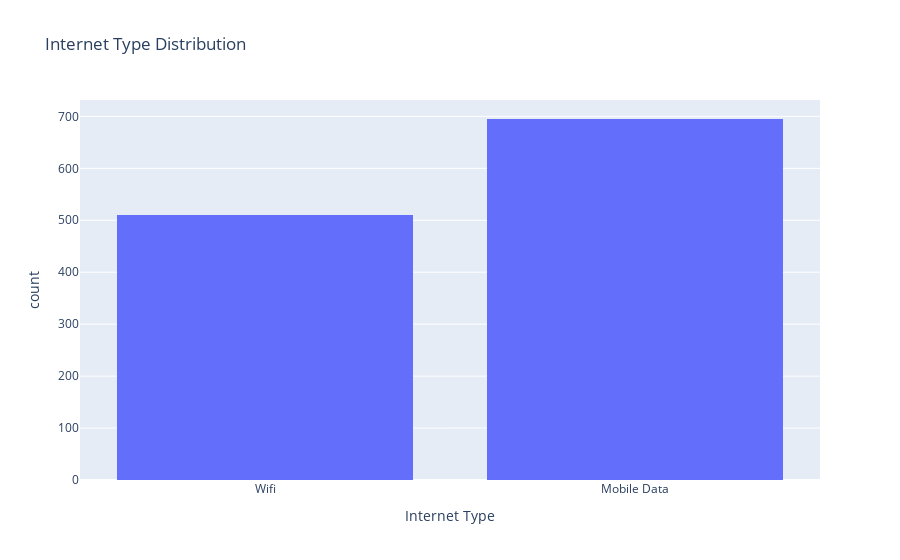

Notebook cell for this chart:
### Code cell
# Visualize the type of connection the students have access to 
fig = px.histogram(df, x='Internet Type', title="Internet Type Distribution")
fig.show()

### Figure 1 — Plotly figure (JSON) as saved in the notebook; plotly's stock layout.template omitted (floating-point values rounded to 4 significant figures; data arrays with more than 128 entries replaced by an {"elided": "..."} marker saying what was removed)
{"data": [{"alignmentgroup": "True", "bingroup": "x", "hovertemplate": "Internet Type=%{x}<br>count=%{y}<extra></extra>", "legendgroup": "", "marker": {"color": "#636efa", "pattern": {"shape": ""}}, "name": "", "offsetgroup": "", "orientation": "v", "showlegend": false, "type": "histogram", "x": {"elided": "1205 str values"}, "xaxis": "x", "yaxis": "y"}], "layout": {"barmode": "relative", "legend": {"tracegroupgap": 0}, "title": {"text": "Internet Type Distribution"}, "xaxis": {"anchor": "y", "domain": [0, 1], "title": {"text": "Internet Type"}}, "yaxis": {"anchor": "x", "domain": [0, 1], "title": {"text": "count"}}}}
